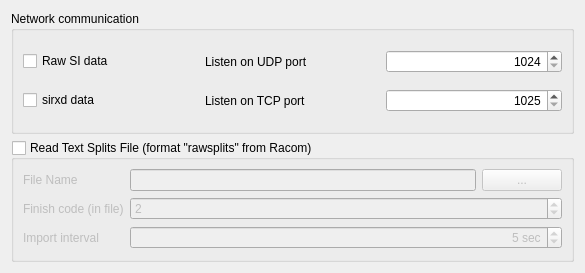
<?xml version="1.0" encoding="UTF-8"?>
<ui version="4.0">
 <class>CardReader::services::RacomClientWidget</class>
 <widget class="QWidget" name="CardReader::services::RacomClientWidget">
  <property name="geometry">
   <rect>
    <x>0</x>
    <y>0</y>
    <width>585</width>
    <height>273</height>
   </rect>
  </property>
  <property name="windowTitle">
   <string>Racom Client</string>
  </property>
  <layout class="QVBoxLayout" name="verticalLayout">
   <item>
    <widget class="QGroupBox" name="groupBox">
     <property name="title">
      <string>Network communication</string>
     </property>
     <layout class="QGridLayout" name="gridLayout">
      <item row="0" column="0">
       <widget class="QCheckBox" name="chkListenRawData">
        <property name="text">
         <string>Raw SI data</string>
        </property>
       </widget>
      </item>
      <item row="0" column="1">
       <widget class="QLabel" name="label_2">
        <property name="text">
         <string>Listen on UDP port</string>
        </property>
       </widget>
      </item>
      <item row="0" column="2">
       <widget class="QSpinBox" name="edRawDataListenPort">
        <property name="alignment">
         <set>Qt::AlignRight|Qt::AlignTrailing|Qt::AlignVCenter</set>
        </property>
        <property name="minimum">
         <number>1024</number>
        </property>
        <property name="maximum">
         <number>65535</number>
        </property>
       </widget>
      </item>
      <item row="1" column="0">
       <widget class="QCheckBox" name="chkListenSirxdData">
        <property name="text">
         <string>sirxd data</string>
        </property>
       </widget>
      </item>
      <item row="1" column="1">
       <widget class="QLabel" name="label_3">
        <property name="text">
         <string>Listen on TCP port</string>
        </property>
       </widget>
      </item>
      <item row="1" column="2">
       <widget class="QSpinBox" name="edSirxdDataListenPort">
        <property name="alignment">
         <set>Qt::AlignRight|Qt::AlignTrailing|Qt::AlignVCenter</set>
        </property>
        <property name="minimum">
         <number>1025</number>
        </property>
        <property name="maximum">
         <number>65535</number>
        </property>
       </widget>
      </item>
     </layout>
    </widget>
   </item>
   <item>
    <widget class="QGroupBox" name="gbReadSplitsFile">
     <property name="title">
      <string>Read Text Splits File (format &quot;rawsplits&quot; from Racom)</string>
     </property>
     <property name="checkable">
      <bool>true</bool>
     </property>
     <property name="checked">
      <bool>false</bool>
     </property>
     <layout class="QFormLayout" name="formLayout_2">
      <item row="0" column="0">
       <widget class="QLabel" name="label_6">
        <property name="text">
         <string>File Name</string>
        </property>
       </widget>
      </item>
      <item row="1" column="0">
       <widget class="QLabel" name="label_7">
        <property name="text">
         <string>Finish code (in file)</string>
        </property>
       </widget>
      </item>
      <item row="1" column="1">
       <widget class="QSpinBox" name="edReadSplitFinishCode">
        <property name="minimum">
         <number>0</number>
        </property>
        <property name="maximum">
         <number>999</number>
        </property>
        <property name="value">
         <number>2</number>
        </property>
       </widget>
      </item>
      <item row="2" column="0">
       <widget class="QLabel" name="label_8">
        <property name="text">
         <string>Import interval</string>
        </property>
       </widget>
      </item>
      <item row="2" column="1">
       <widget class="QSpinBox" name="edReadSplitInterval">
        <property name="alignment">
         <set>Qt::AlignRight|Qt::AlignTrailing|Qt::AlignVCenter</set>
        </property>
        <property name="suffix">
         <string> sec</string>
        </property>
        <property name="maximum">
         <number>600</number>
        </property>
        <property name="singleStep">
         <number>1</number>
        </property>
        <property name="value">
         <number>5</number>
        </property>
       </widget>
      </item>
      <item row="0" column="1">
       <layout class="QHBoxLayout" name="horizontalLayout">
        <item>
         <widget class="QLineEdit" name="edReadSplitsFile"/>
        </item>
        <item>
         <widget class="QPushButton" name="btChooseSplitsFile">
          <property name="text">
           <string>...</string>
          </property>
         </widget>
        </item>
       </layout>
      </item>
     </layout>
    </widget>
   </item>
  </layout>
 </widget>
 <tabstops>
  <tabstop>chkListenRawData</tabstop>
  <tabstop>edRawDataListenPort</tabstop>
  <tabstop>chkListenSirxdData</tabstop>
  <tabstop>edSirxdDataListenPort</tabstop>
  <tabstop>gbReadSplitsFile</tabstop>
  <tabstop>edReadSplitsFile</tabstop>
  <tabstop>btChooseSplitsFile</tabstop>
  <tabstop>edReadSplitFinishCode</tabstop>
  <tabstop>edReadSplitInterval</tabstop>
 </tabstops>
 <resources/>
 <connections/>
</ui>
